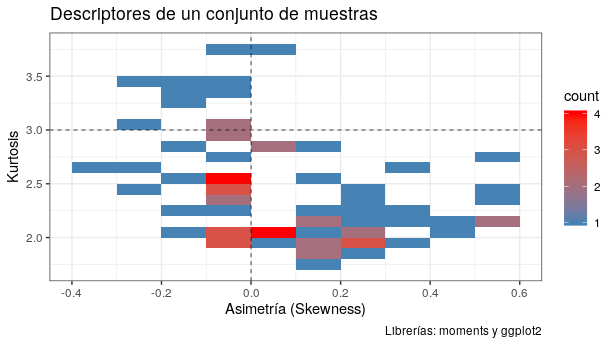

Write R code to recreate this figure.
## Descriptores de muestras - Mirando histogramas ####
#Skewness and Kurtosis #
#Asimetría y Curtosis

# para una distribución normal, se espera skewness cercano a 0 y kurtosis cercano a 3
#Pearson’s measure of kurtosis 
library(moments)

# está muy desprolijo este código. hice un loop para calcular kurtosis y asimetría para cada una de las muestras


library(ggplot2)
# datos tiene una columna de Skewness y otra columna de Kurtosis para N = 77 filas, cada una correspondiente a una muestra. Además en mi caso hay otra columna con una variable del tipo factor ("Species") y otras columnas que caracterizan a las 77 muestras.

p <- ggplot(data = datos,  aes(x =  Skewness, y = Kurtosis)) + 
  geom_bin2d(binwidth=0.1) +
  #facet_grid(. ~ Species) +
  scale_fill_gradient(low = "steelblue",high = "red") +
  geom_hline(yintercept = 3, linetype= "dashed", size = 0.25) +
  geom_vline(xintercept = 0, linetype= "dashed", size = 0.25) +
  theme_bw() +
  labs(x = "Asimetría (Skewness)", y = "Kurtosis", title = "Descriptores de un conjunto de muestras", caption = "Librerías: moments y ggplot2")

p

ggsave("salida.png", plot = p, width = 7, height = 7, dpi = 300)
